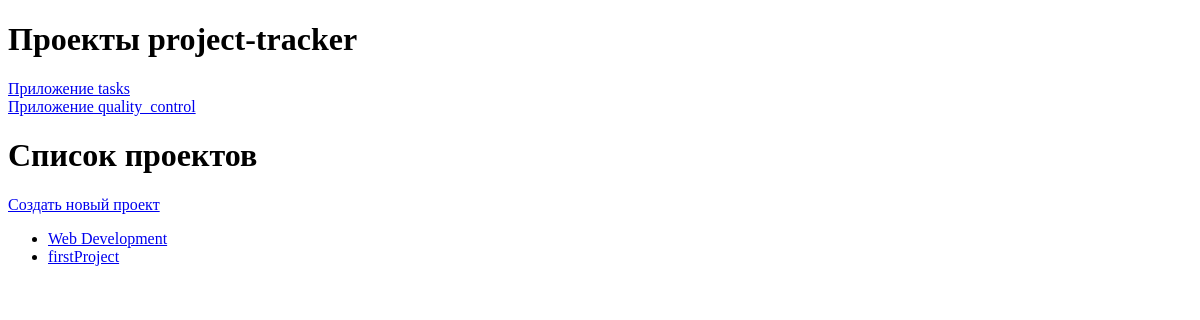
Page /tasks/projects/ on the earlier database version.
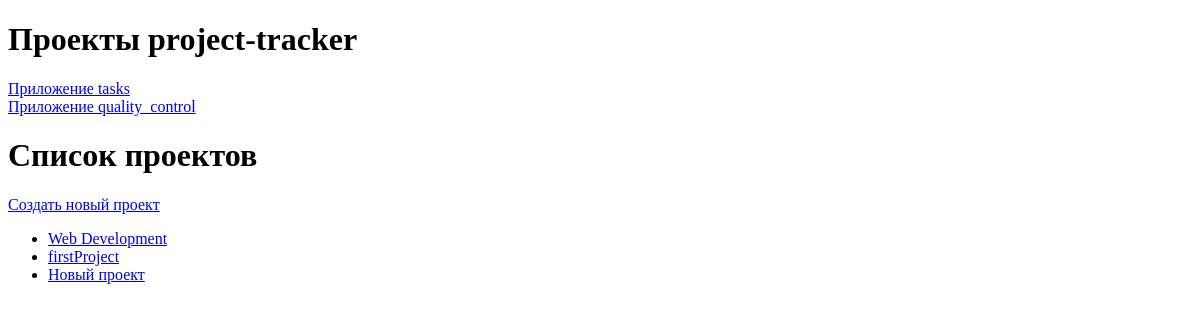
Same page on the later database version.
### tasks/models.py (models this page shows, shortened)
class Project(models.Model):
    name = models.CharField(max_length=100)
    description = models.TextField()
    created_at = models.DateTimeField(auto_now_add=True)

### tasks/views.py (the view)
# urls.py: path('projects/', views.ProjectsListView.as_view(), name='projects_list'),
class ProjectsListView(ListView):
    model = Project
    template_name = 'tasks/projects_list.html'

### tasks/templates/tasks/projects_list.html
<!DOCTYPE html>
<html lang="en">
{% extends 'base/base.html' %}
{% block content %}
<h1>Список проектов</h1>
<p><a href="{% url 'tasks:create_project' %}">Создать новый проект</a></p>
<ul>
    {% for project in project_list %}
    <li><a href="{% url 'tasks:project_detail' project.id %}">{{ project.name }}</a></li>
    {% endfor %}
</ul>
{% endblock %}

Differences in the rows shown:
added Project: name "Новый проект"
